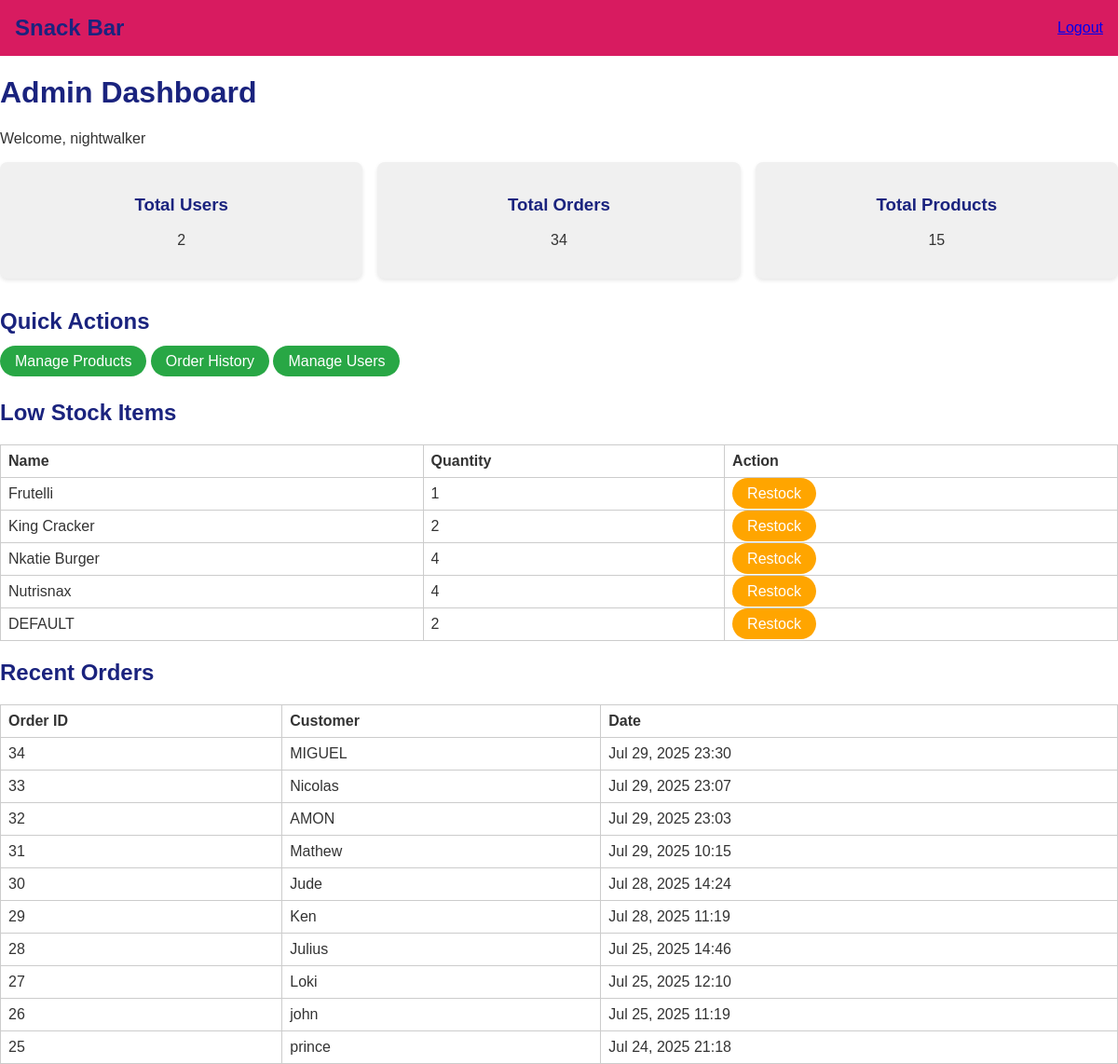
/admin-panel/ (signed in), run on an earlier commit of the app's database.
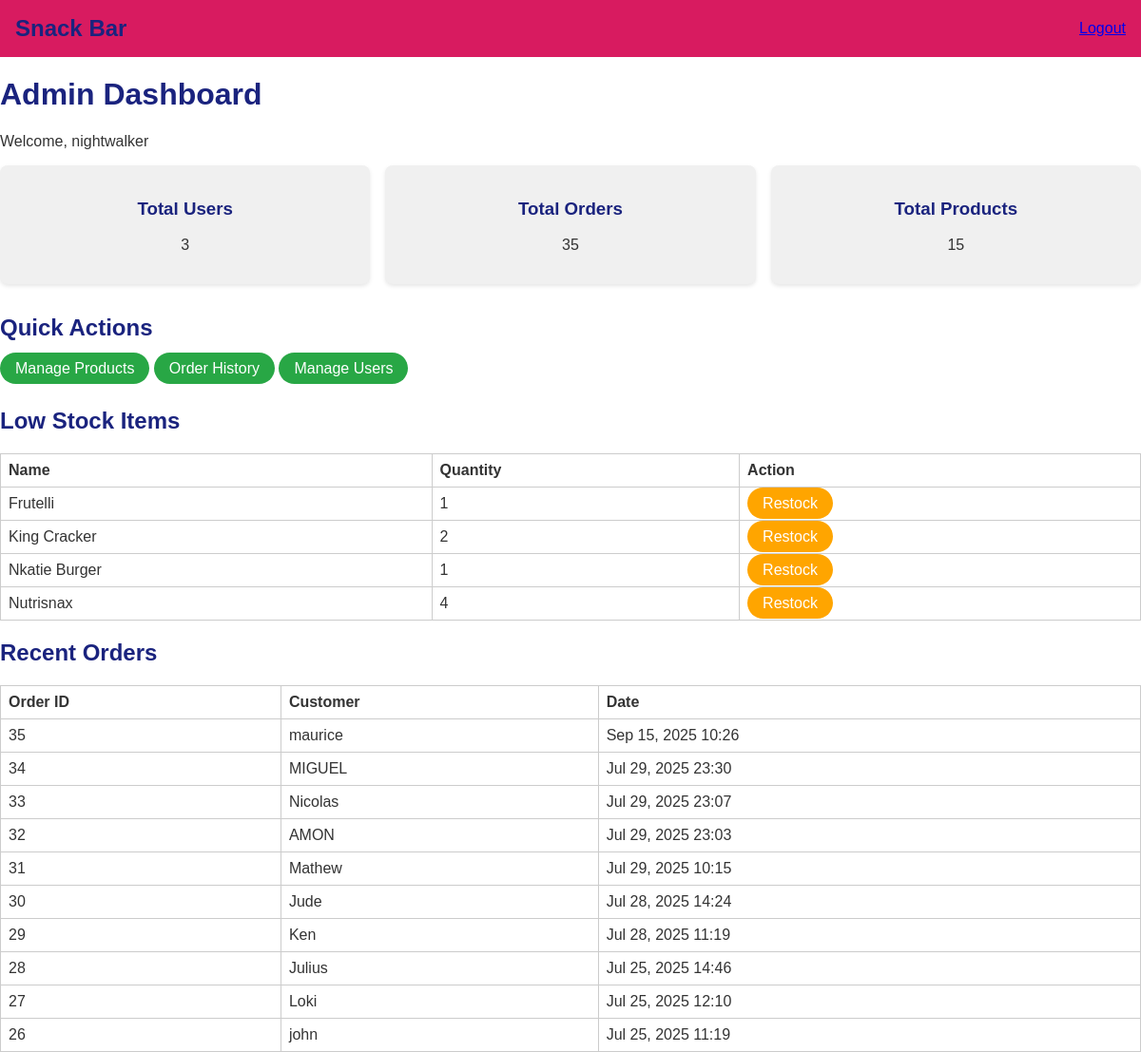
And on a later commit of the database.
### main/models.py (models this page shows, shortened)
class MenuItem(models.Model):
    CATEGORY_CHOICES = [
        ('biscuits', 'Biscuits'),
        ('drinks', 'Drinks'),
    ]
    name = models.CharField(max_length=100)
    price = models.DecimalField(max_digits=6, decimal_places=2)
    description = models.TextField(blank=True)
    quantity = models.PositiveIntegerField(default=0)
    image = models.ImageField(upload_to='menu_images/')
    category = models.CharField(max_length=30, choices=CATEGORY_CHOICES, default='drinks')

class Order(models.Model):
    customer_name = models.CharField(max_length=100)
    created_at = models.DateTimeField(auto_now_add=True)

### main/views.py (the view)
# urls.py: path('admin-panel/', views.admin_dashboard, name='admin_dashboard'),
@login_required(login_url='login')
@user_passes_test(is_admin_user)
def admin_dashboard(request):
    total_orders = Order.objects.count()
    total_users = User.objects.count()
    total_products = MenuItem.objects.count()
    low_stock_items = MenuItem.objects.filter(quantity__lt=5)
    recent_orders = Order.objects.order_by('-created_at')[:10]
    context = {
        'total_orders': total_orders,
        'total_users': total_users,
        'total_products': total_products,
        'low_stock_items': low_stock_items,
        'recent_orders': recent_orders,
    }
    return render(request, 'main/admin_dashboard.html', context)

### main/views.py (called while the page is built)
def is_admin_user(user):
    return user.is_staff or user.is_superuser

### main/templates/main/admin_dashboard.html (shortened to what this page needs)
{% load static %}
<!DOCTYPE html>
<html lang="en">
<head>
<link rel="stylesheet" type="text/css" href="{% static 'main/css/style.css' %}">
</head>
<body>
    <nav>
        <h1>Snack Bar</h1>
        <ul>
           {% if user.is_authenticated and user.is_staff %}
             <a href="{% url 'logout' %}">Logout</a>
           {% endif %}
        </ul>
    </nav>
    <main>
            <div class="admin-header">
              <h1>Admin Dashboard</h1>
              <p>Welcome, {{ request.user.username }}</p>
            </div>
            <div class="stats" style="display: flex; gap: 1rem; margin-bottom: 2rem;">
              <div class="card">
                <h3>Total Users</h3>
                <p>{{ total_users }}</p>
              </div>
              <div class="card">
                <h3>Total Orders</h3>
                <p>{{ total_orders }}</p>
              </div>
              <div class="card">
                <h3>Total Products</h3>
                <p>{{ total_products }}</p>
              </div>
            </div>
            <h2>Quick Actions</h2>
            <div class="actions" style="margin-bottom: 2rem;">
              <a href="{% url 'product_list' %}" style="padding: 0.5rem 1rem; background-color: #28a745; color: white; text-decoration: none; border-radius: 20px;" class="btn btn-info">Manage Products</a>
              <a href="{% url 'order_history' %}" style="padding: 0.5rem 1rem; background-color: #28a745; color: white; text-decoration: none; border-radius: 20px;">Order History</a>
              <a href="{% url 'user_list' %}" style="padding: 0.5rem 1rem; background-color: #28a745; color: white; text-decoration: none; border-radius: 20px;">Manage Users</a>
            </div>
            <h2>Low Stock Items</h2>
            <table>
              <tr><th>Name</th><th>Quantity</th><th>Action</th></tr>
              {% for item in low_stock_items %}
                <tr>
                  <td>{{ item.name }}</td>
                  <td>{{ item.quantity }}</td>
                  <td>
                    <a href="{% url 'restock_product' item.id %}" style="padding: 0.5rem 1rem; background-color: orange; color: white; text-decoration: none; border-radius: 20px;" class="btn btn-warning btn-sm">Restock</a>
                  </td>
                </tr>
              {% empty %}
                <tr><td colspan="3">All items sufficiently stocked.</td></tr>
              {% endfor %}
            </table>
            <h2>Recent Orders</h2>
            <table>
              <tr><th>Order ID</th><th>Customer</th><th>Date</th></tr>
              {% for order in recent_orders %}
                <tr>
                  <td>{{ order.id }}</td>
                  <td>{{ order.customer_name }}</td>
                  <td>{{ order.created_at|date:"M d, Y H:i" }}</td>
                </tr>
              {% empty %}
                <tr><td colspan="3">No recent orders found.</td></tr>
              {% endfor %}
            </table>
    </main>
</body>
</html>

### main/static/main/style.css (style rules this page uses)
body { font-family: Arial, sans-serif; margin: 0; padding: 0; background-color: #ffffff; color: #333333; }
nav { background-color: #d81b60; color: white; padding: 1rem; display: flex; justify-content: space-between; align-items: center; }
nav h1 { margin: 0; font-weight: bold; }
nav ul { list-style: none; display: flex; gap: 1rem; margin: 0; padding: 0; }
h1, h2, h3 { color: #1a237e; }
.card { background-color: #f0f0f0; padding: 1rem; border-radius: 8px; flex: 1; text-align: center; box-shadow: 0 2px 4px rgba(0,0,0,0.1); }
table { width: 100%; border-collapse: collapse; margin-top: 1rem; }
table, th, td { border: 1px solid #ccc; }
th, td { padding: 0.5rem; text-align: left; }

What changed in the data, as far as the page shows it:
removed MenuItem: name "DEFAULT", quantity "2"
no longer on this page (row unchanged): Order: id "25", customer_name "prince", created_at "Jul 24, 2025 21:18"
changed MenuItem "Nkatie Burger": quantity "4" → "1"
added Order: id "35", customer_name "maurice", created_at "Sep 15, 2025 10:26"
Also different on the page:
{{ total_users }}: "2" → "3"
{{ total_orders }}: "34" → "35"
